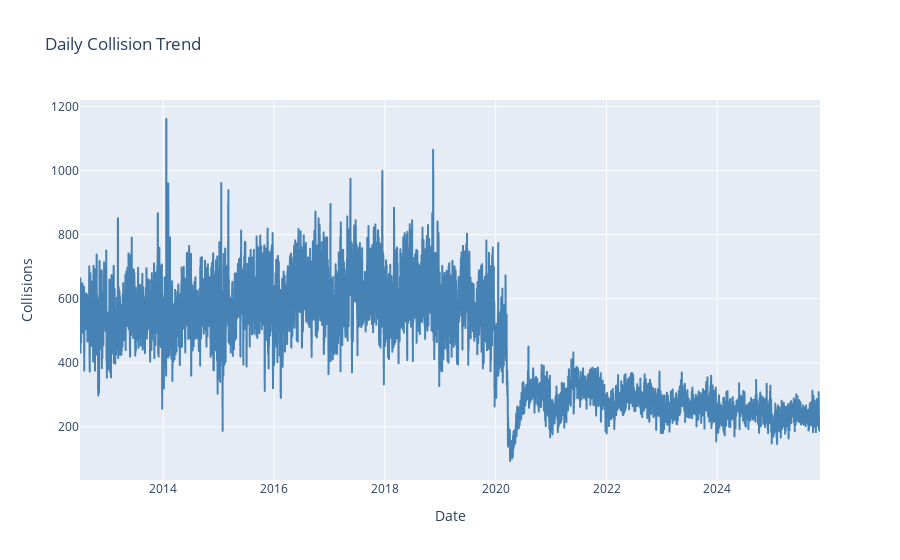

The code cell stored with this chart in its notebook:
### Markdown cell above
# 7. Interactive Time Series with Plotly (Daily Collisions)

### Code cell
df_daily = df_Collisions_Crashes.copy()
df_daily['CRASH DATE'] = pd.to_datetime(df_daily['CRASH DATE'], errors='coerce')
daily_counts = df_daily.groupby(df_daily['CRASH DATE'].dt.date).size().reset_index(name='Count')
daily_counts.columns = ['Date', 'Collisions']
fig = px.line(daily_counts, x='Date', y='Collisions', title='Daily Collision Trend')
fig.update_traces(line_color='steelblue')
fig.show()

### Figure 1 — Plotly figure (JSON) as saved in the notebook; plotly's stock layout.template omitted (floating-point values rounded to 4 significant figures; data arrays with more than 128 entries replaced by an {"elided": "..."} marker saying what was removed)
{"data": [{"hovertemplate": "Date=%{x}<br>Collisions=%{y}<extra></extra>", "legendgroup": "", "line": {"color": "steelblue", "dash": "solid"}, "marker": {"symbol": "circle"}, "mode": "lines", "name": "", "showlegend": false, "type": "scattergl", "x": {"elided": "4879 str values"}, "xaxis": "x", "y": {"elided": "4879 int values"}, "yaxis": "y"}], "layout": {"legend": {"tracegroupgap": 0}, "title": {"text": "Daily Collision Trend"}, "xaxis": {"anchor": "y", "domain": [0, 1], "title": {"text": "Date"}}, "yaxis": {"anchor": "x", "domain": [0, 1], "title": {"text": "Collisions"}}}}
